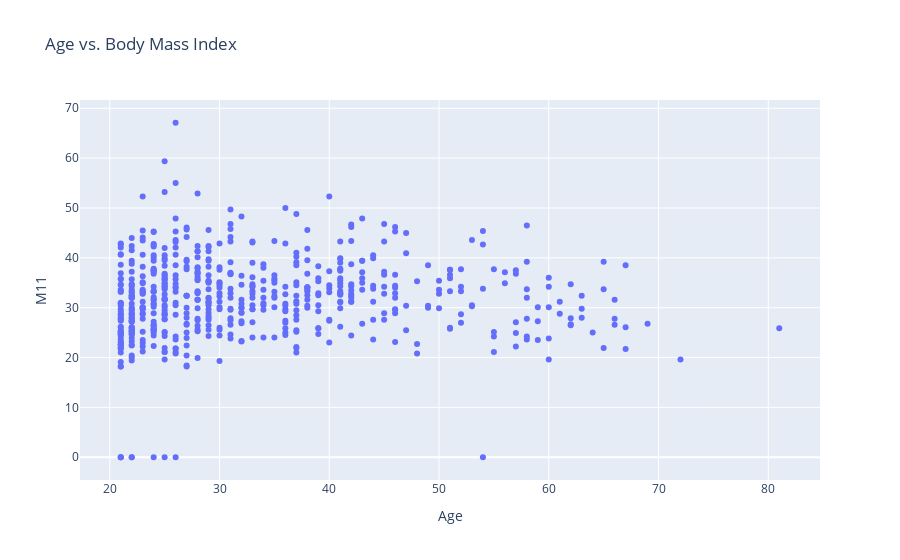

Notebook source saved alongside this figure:
### Markdown cell above
### QUESTION 3

Is there a relationship between Age and Body Mass Index (M11)?

### Code cell
# Plot the scatter plot
fig = px.scatter(train, x='Age', y='M11', title='Age vs. Body Mass Index')

# Show the plot
fig.show()

### Figure 1 — Plotly figure (JSON) as saved in the notebook; plotly's stock layout.template omitted (floating-point values rounded to 4 significant figures; data arrays with more than 128 entries replaced by an {"elided": "..."} marker saying what was removed)
{"data": [{"hovertemplate": "Age=%{x}<br>M11=%{y}<extra></extra>", "legendgroup": "", "marker": {"color": "#636efa", "symbol": "circle"}, "mode": "markers", "name": "", "orientation": "v", "showlegend": false, "type": "scatter", "x": {"elided": "599 int values"}, "xaxis": "x", "y": {"elided": "599 float values"}, "yaxis": "y"}], "layout": {"legend": {"tracegroupgap": 0}, "title": {"text": "Age vs. Body Mass Index"}, "xaxis": {"anchor": "y", "domain": [0, 1], "title": {"text": "Age"}}, "yaxis": {"anchor": "x", "domain": [0, 1], "title": {"text": "M11"}}}}
